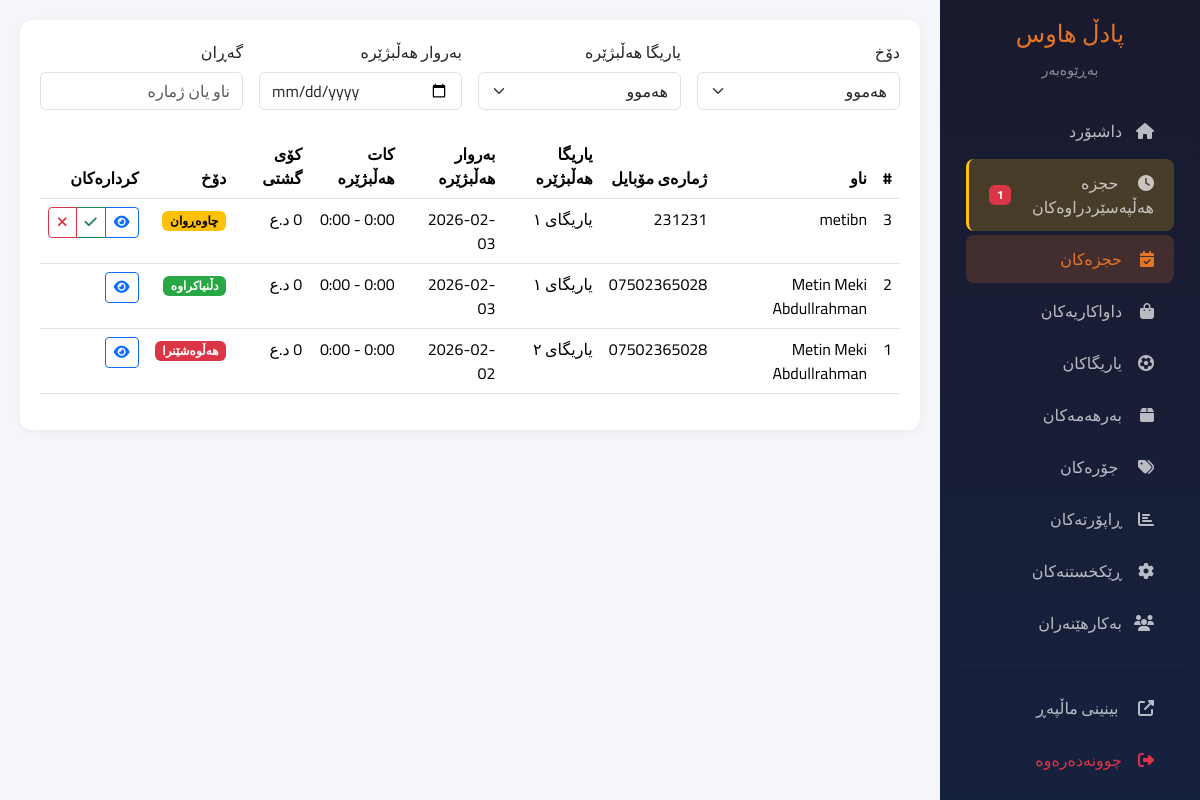
Screenshot of /admin/bookings (signed in) with the database file from the repository.
### app/models/booking.py (models this page shows, shortened)
class Booking(db.Model):
    __tablename__ = 'booking'
    id = db.Column(db.Integer, primary_key=True)
    stadium_id = db.Column(db.Integer, db.ForeignKey('stadium.id'), nullable=False)
    customer_name = db.Column(db.String(100), nullable=False)
    customer_phone = db.Column(db.String(20), nullable=False)
    customer_email = db.Column(db.String(100))
    date = db.Column(db.Date, nullable=False)
    start_time = db.Column(db.Time, nullable=False)
    end_time = db.Column(db.Time, nullable=False)
    duration_hours = db.Column(db.Integer, nullable=False)
    original_price = db.Column(db.Float, nullable=False)
    discount_percentage = db.Column(db.Integer, default=0)
    discount_amount = db.Column(db.Float, default=0)
    final_price = db.Column(db.Float, nullable=False)
    status = db.Column(db.String(20), default='pending')
    notes = db.Column(db.Text)
    rejection_reason = db.Column(db.String(255))
    created_at = db.Column(db.DateTime, default=datetime.utcnow)
    confirmed_at = db.Column(db.DateTime)  # When admin approved
    confirmed_by = db.Column(db.Integer, db.ForeignKey('user.id'))  # Admin who approved

### app/models/stadium.py (models this page shows, shortened)
class Stadium(db.Model):
    __tablename__ = 'stadium'
    id = db.Column(db.Integer, primary_key=True)
    name = db.Column(db.String(100), nullable=False, unique=True)
    description = db.Column(db.Text)
    location = db.Column(db.String(200))
    price_per_hour = db.Column(db.Float, default=80000)
    is_active = db.Column(db.Boolean, default=True)
    image_url = db.Column(db.String(200))
    created_at = db.Column(db.DateTime, default=datetime.utcnow)
    bookings = db.relationship('Booking', backref='stadium', lazy=True, cascade='all, delete-orphan')

### app/routes/admin.py (the view)
@admin_bp.route('/bookings')
@login_required
def manage_bookings():
    status_filter = request.args.get('status', 'all')
    stadium_filter = request.args.get('stadium', 'all')
    query = Booking.query
    if status_filter != 'all':
        query = query.filter_by(status=status_filter)
    if stadium_filter != 'all':
        query = query.filter_by(stadium_id=int(stadium_filter))
    bookings = query.order_by(Booking.date.desc(), Booking.created_at.desc()).all()
    stadiums = Stadium.query.all()
    return render_template('admin/bookings.html',
                           bookings=bookings,
                           stadiums=stadiums,
                           current_status=status_filter,
                           current_stadium=stadium_filter
                           )

### app/routes/admin.py (called while the page is built)
@admin_bp.app_context_processor
def inject_pending_count():
    if current_user.is_authenticated:
        pending_bookings_count = Booking.query.filter_by(status='pending').count()
        return {'pending_bookings_count': pending_bookings_count}
    return {'pending_bookings_count': 0}

### app/translations.py (called while the page is built)
def get_translation(key, lang='ku'):
    if lang not in TRANSLATIONS:
        lang = 'ku'  # Default to Kurdish
    return TRANSLATIONS.get(lang, {}).get(key, key)

### app/templates/admin/bookings.html (shortened to what this page needs)
{% extends 'admin/base_admin.html' %}
{% block content %}
<div class="table-card">
    <div class="row g-3 mb-4">
        <div class="col-md-3">
            <label class="form-label">{% if current_lang == 'ku' %}دۆخ{% elif current_lang == 'ar' %}الحالة{% else %}Status{% endif %}</label>
            <select id="filter-status" class="form-select">
                <option value="">{{ t('all') }}</option>
            </select>
        </div>
        <div class="col-md-3">
            <label class="form-label">{{ t('select_stadium') }}</label>
            <select id="filter-stadium" class="form-select">
                <option value="">{{ t('all') }}</option>
            </select>
        </div>
        <div class="col-md-3">
            <label class="form-label">{{ t('select_date') }}</label>
            <input type="date" id="filter-date" class="form-control">
        </div>
        <div class="col-md-3">
            <label class="form-label">{{ t('search') }}</label>
            <input type="text" id="filter-search" class="form-control" placeholder="{% if current_lang == 'ku' %}ناو یان ژمارە{% elif current_lang == 'ar' %}الاسم أو الرقم{% else %}Name or phone{% endif %}">
        </div>
    </div>
    <div class="table-responsive">
        <table class="table table-hover">
            <thead>
                <tr>
                    <th>#</th>
                    <th>{{ t('customer_name') }}</th>
                    <th>{{ t('customer_phone') }}</th>
                    <th>{{ t('select_stadium') }}</th>
                    <th>{{ t('select_date') }}</th>
                    <th>{{ t('select_time') }}</th>
                    <th>{{ t('total') }}</th>
                    <th>{% if current_lang == 'ku' %}دۆخ{% elif current_lang == 'ar' %}الحالة{% else %}Status{% endif %}</th>
                    <th>{{ t('actions') }}</th>
                </tr>
            </thead>
            <tbody>
                {% if bookings %}
                    {% for booking in bookings %}
                    <tr>
                        <td>{{ booking.id }}</td>
                        <td>{{ booking.customer_name }}</td>
                        <td>{{ booking.customer_phone }}</td>
                        <td>{{ booking.stadium.name if booking.stadium else '-' }}</td>
                        <td>{{ booking.date }}</td>
                        <td>{{ booking.start_hour|default(0) }}:00 - {{ booking.end_hour|default(0) }}:00</td>
                        <td>{% if booking.total_price %}{{ "{:,.0f}".format(booking.total_price) }}{% else %}0{% endif %} {{ t('iqd') }}</td>
                        <td>
                            {% if booking.status == 'pending' %}
                            <span class="badge badge-pending">{{ t('pending') }}</span>
                            {% elif booking.status == 'confirmed' %}
                            <span class="badge badge-confirmed">{{ t('confirmed') }}</span>
                            {% elif booking.status == 'cancelled' %}
                            <span class="badge badge-cancelled">{{ t('cancelled') }}</span>
                            {% else %}
                            <span class="badge badge-completed">{{ t('completed') }}</span>
                            {% endif %}
                        </td>
                        <td>
                            <div class="btn-group btn-group-sm">
                                <a href="{{ url_for('admin.booking_detail', booking_id=booking.id) }}" class="btn btn-outline-primary" title="{{ t('view') }}">
                                    <i class="fas fa-eye"></i>
                                </a>
                                {% if booking.status == 'pending' %}
                                <button class="btn btn-outline-success btn-confirm" data-id="{{ booking.id }}" title="{{ t('confirm') }}">
                                    <i class="fas fa-check"></i>
                                </button>
                                <button class="btn btn-outline-danger btn-cancel" data-id="{{ booking.id }}" title="{{ t('cancel') }}">
                                    <i class="fas fa-times"></i>
                                </button>
                                {% endif %}
                            </div>
                        </td>
                    </tr>
                    {% endfor %}
                {% else %}
                <tr>
                    <td colspan="9" class="text-center py-4 text-muted">{{ t('no_bookings') }}</td>
                </tr>
                {% endif %}
            </tbody>
        </table>
    </div>
</div>
{% endblock %}

### rows the page displays
Booking: id "3", customer_name "metibn", customer_phone "231231", stadium "یاریگای ١", date "2026-02-03", start_hour "0", end_hour "0", t "د.ع", t "چاوەڕوان"
Booking: id "2", customer_name "Metin Meki Abdullrahman", customer_phone "07502365028", stadium "یاریگای ١", date "2026-02-03", start_hour "0", end_hour "0", t "د.ع", t "دڵنیاکراوە"
Booking: id "1", customer_name "Metin Meki Abdullrahman", customer_phone "07502365028", stadium "یاریگای ٢", date "2026-02-02", start_hour "0", end_hour "0", t "د.ع", t "هەڵوەشێنرا"

### other values shown
{{ t('site_name') }} "پادڵ هاوس"
{{ t('admin') }} "بەڕێوەبەر"
{{ t('dashboard') }} "داشبۆرد"
{{ pending_bookings_count }} "1"
{{ t('bookings') }} "حجزەکان"
{{ t('orders') }} "داواکاریەکان"
{{ t('stadiums') }} "یاریگاکان"
{{ t('products') }} "بەرهەمەکان"
{{ t('reports') }} "ڕاپۆرتەکان"
{{ t('settings') }} "ڕێکخستنەکان"
{{ t('users') }} "بەکارهێنەران"
{{ t('logout') }} "چوونەدەرەوە"
{{ t('select_stadium') }} "یاریگا هەڵبژێرە"
{{ t('select_date') }} "بەروار هەڵبژێرە"
{{ t('search') }} "گەڕان"
